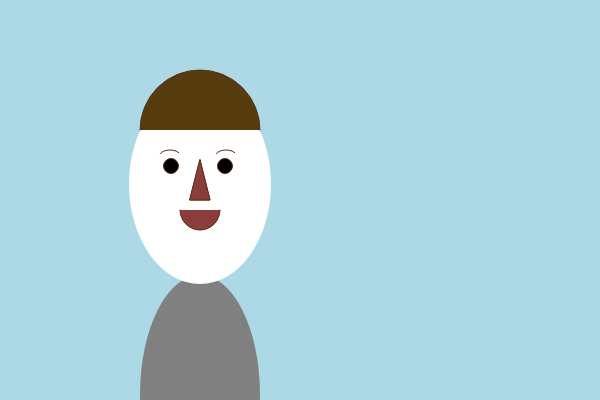
Frame 1 (no input)
Frame 60 (no input): identical to frame 1, image omitted
Frame 120 (the mouse pressed at the canvas centre since frame 60): identical to frame 1, image omitted

The p5.js sketch that drew this single still picture (run headless with seeded random() and noise() and a simulated clock; from frame 60 on, the mouse is pressed at the canvas centre):

// p5.js sketch
// ── sketch.js
function setup() {
    createCanvas(600, 400);
}

function draw() {
    var backgroundColor = 'lightblue';
    var lavenderColor = "LAVENDER";
    
    var bodyX = 200;
    var bodyY = 395;
    var bodyW = 120;
    var bodyH = 240;
    
    
    background(backgroundColor);

    fill(lavenderColor);
    noStroke();

    // Body
    fill('grey');
    ellipse(bodyX, bodyY, bodyW, bodyH);

    // face
    fill('white')
    ellipse(200, 184, 142, 200);

    // Eyebrow Stroke
    stroke(89, 46, 20);
    // Left Eyebrow
    arc(170, 155, 20, 10, 996, 760);

    // Right Eyebrow
    arc(226, 155, 20, 10, 996, 760);

    // eyes
    fill('black');
    // Left Eye
    ellipse(171, 166, 15);
    
    // Right Eye
    ellipse(225, 166, 15);
    
    //Nose
    fill(247, 221, 155)
    triangle(190, 200, 210, 200, 200, 160);

    //mouth
    fill(138, 61, 61);
    arc(200, 210, 40, 40, 0, PI);
    triangle(190, 200, 210, 200, 200, 160);

    //hair
    fill(87, 60, 15);
    arc(200, 130, 120, 120, PI, TWO_PI);
}
